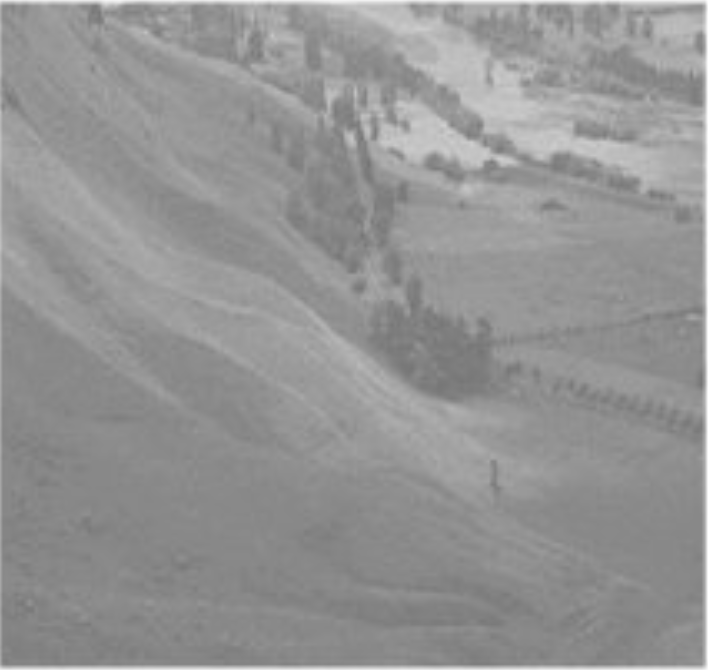
#> input picture images/light.png, 708 x 670 px
$ python nonLineearTransform.py
#> lines starting #> are read from the running program, lines starting #| are printed output that depends on the picture
import cv2
import numpy as np
from matplotlib import pyplot as plt

# Open the image.
img = cv2.imread('../images/light.png', 0)
#> img is the input picture: shape (670, 708); min 116, max 252, mean 148.1
# Trying 4 gamma values.
for gamma in [0.1, 0.5, 1.2, 2.2]:
    # Apply gamma correction.
    gamma_corrected = np.array(255 * (img / 255) ** gamma, dtype='uint8')

    # Save edited images.
    cv2.imwrite('./result/gamma_transformed' + str(gamma) + '.jpg', gamma_corrected)
#> this loop made 4 passes
#> pass 1, `gamma_corrected = np.array(255 * (img / 255) ** gamma, dtype='uint8')`:
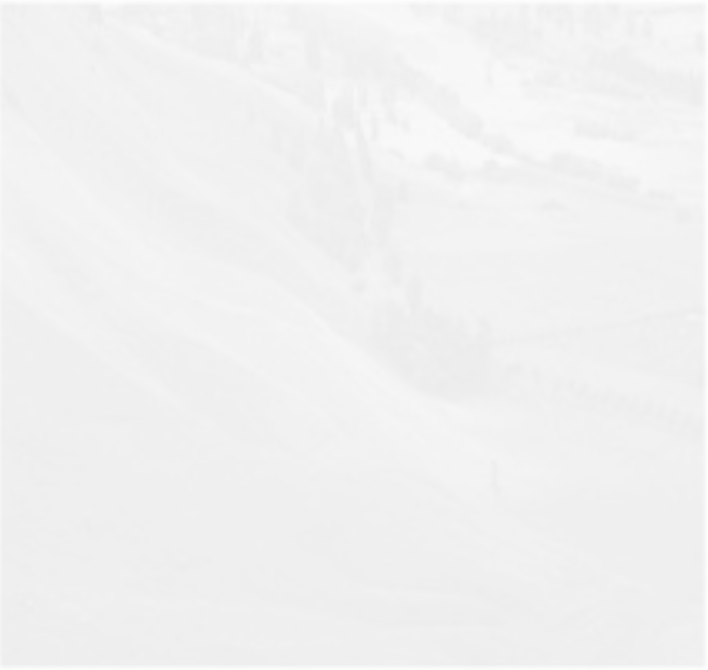
#> gamma_corrected: shape (670, 708); min 235, max 254, mean 240.9
#> pass 2, `gamma_corrected = np.array(255 * (img / 255) ** gamma, dtype='uint8')`:
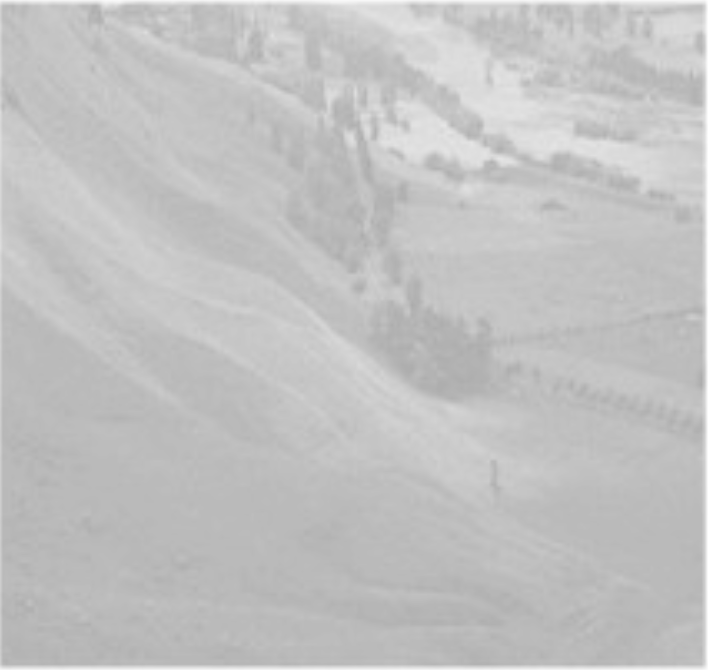
#> gamma_corrected: shape (670, 708); min 171, max 253, mean 193.5
cv2.destroyAllWindows()
